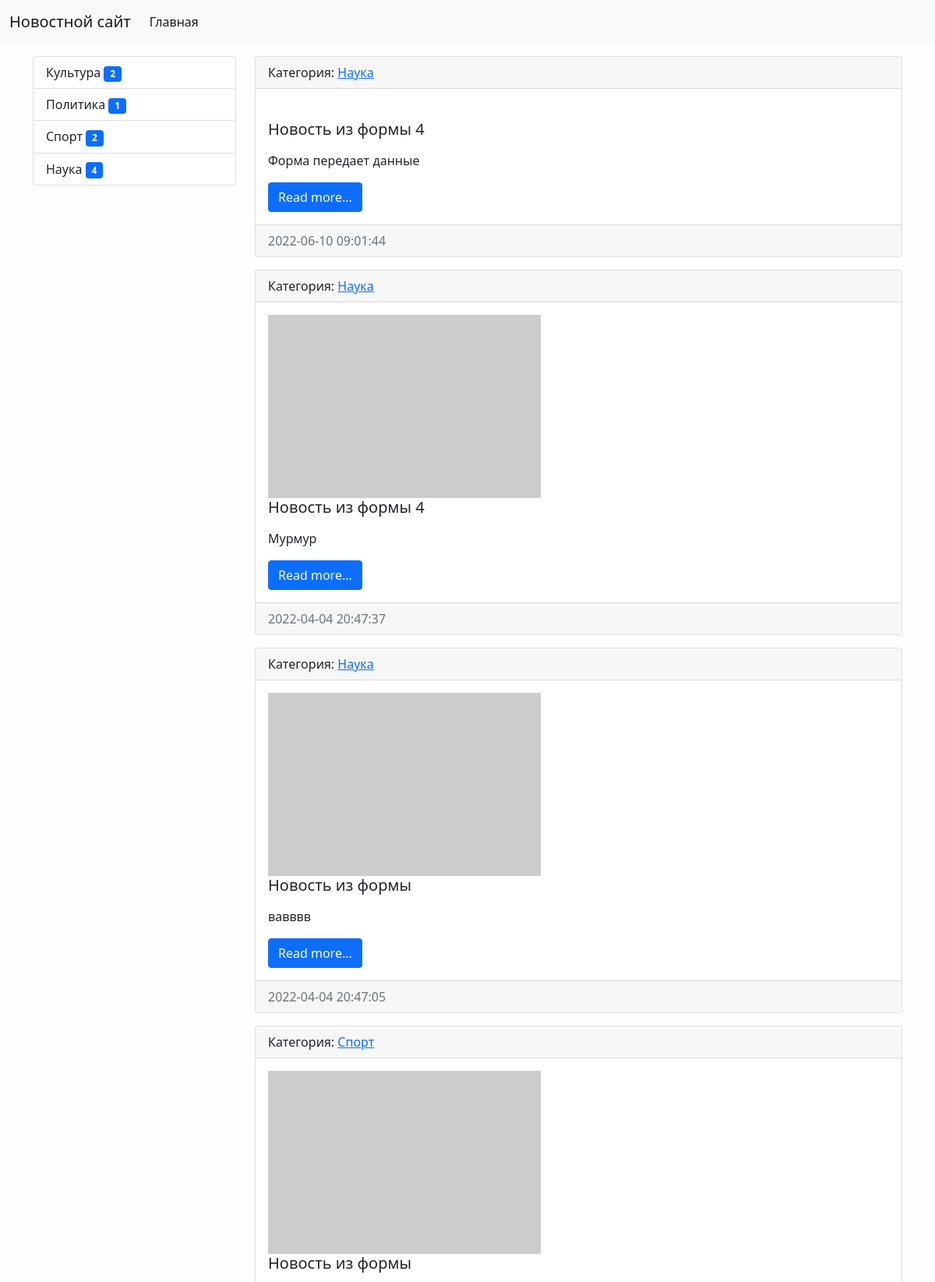
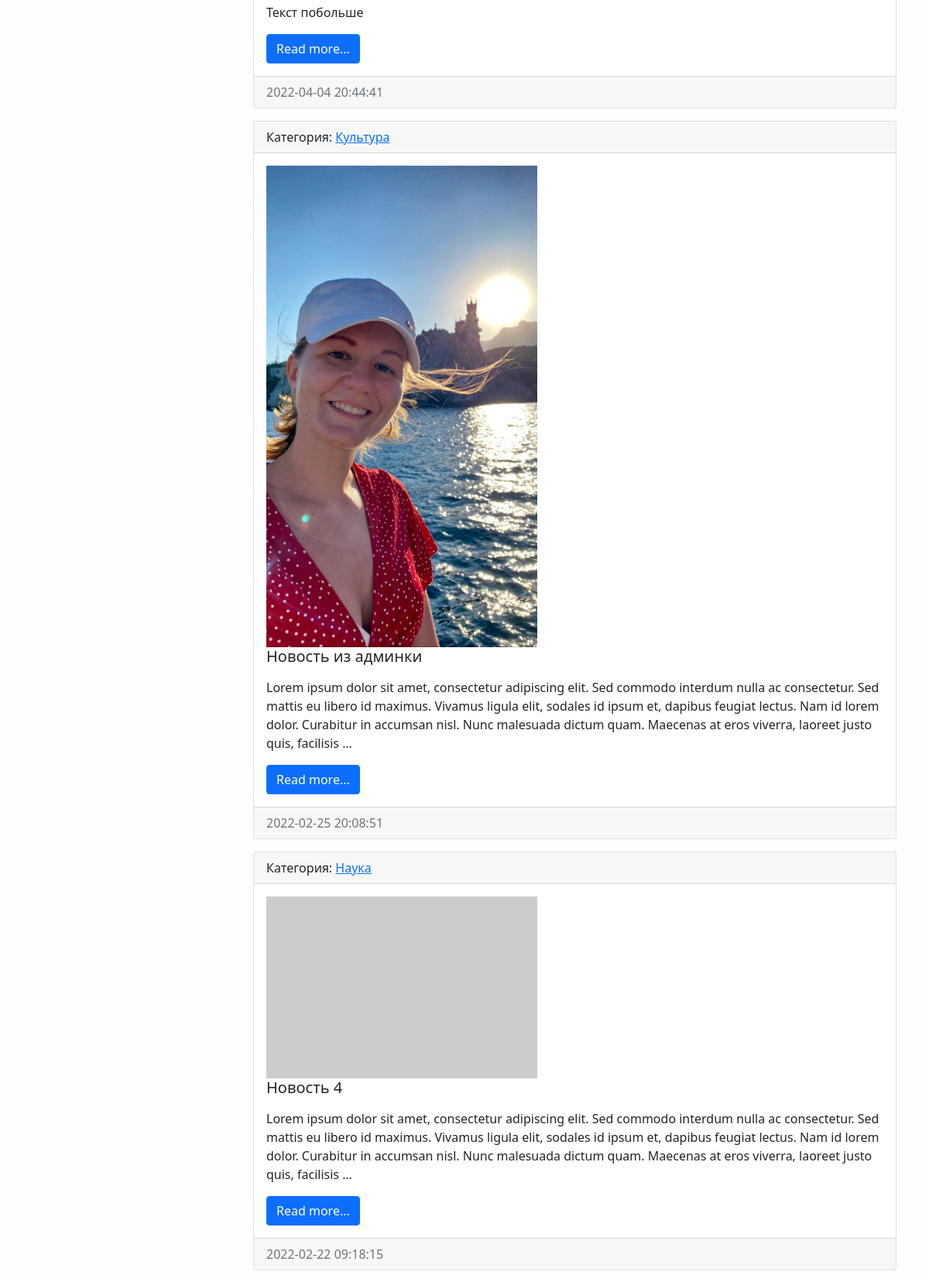
The page / (upper part) on the database its author committed (2 pictures, top to bottom).
### news/models.py (models this page shows, shortened)
class Category(models.Model):
    title = models.CharField(max_length=150, db_index=True, verbose_name='Наименование категории')
    def __str__(self):
        return self.title
    def get_absolute_url(self):
        return reverse('category', kwargs={'category_id': self.pk})
    class Meta:
        verbose_name = 'Категория'
        verbose_name_plural = 'Категории'
        ordering = ['title']

class News(models.Model):
    title = models.CharField(max_length=150, verbose_name='Наименование')
    content = models.TextField(blank=True, verbose_name='Контент')
    created_at = models.DateTimeField(auto_now_add=True, verbose_name='Дата публикации')
    updated_at = models.DateTimeField(auto_now=True, verbose_name='Обновлено')
    photo = models.ImageField(upload_to='photos/%Y/%m/%d/', verbose_name='Фото', blank=True)
    is_published = models.BooleanField(default=True, verbose_name='Опубликовано')
    category = models.ForeignKey('Category', on_delete=models.PROTECT, verbose_name='Категория', related_name='get_news')
    views = models.IntegerField(default=0)
    def get_absolute_url(self):
        return reverse('view_news', kwargs={'pk': self.pk})
    class Meta:
        verbose_name = 'Новость'
        verbose_name_plural = 'Новости'
        ordering = ['-created_at']

### news/views.py (the view)
# urls.py: path('', HomeNews.as_view(), name='home'),
class HomeNews(ListView):
    model = News
    template_name = 'news/home_news_list.html'
    context_object_name = 'news'
    def get_context_data(self, *, object_list=None, **kwargs):
        context = super().get_context_data(**kwargs)
        context['title'] = 'Главная страница'
        return context
    def get_queryset(self):
        return News.objects.filter(is_published=True).select_related('category')

### news/templatetags/news_tags.py (called while the page is built)
@register.inclusion_tag('news/list_categories.html')
def show_categories(arg1='hello', arg2='world'):
    categories = Category.objects.annotate(cnt=Count('get_news')).filter(cnt__gt=0)
    return {"categories": categories, "arg1": arg1, "arg2": arg2}

### news/templates/news/home_news_list.html (shortened to what this page needs)
{% extends 'base.html' %}
{% block sidebar %}
{% include 'inc/_sidebar.html' %}
{% endblock %}
{% block content %}
{% for item in news %}
<div class="card mb-3">
    <div class="card-header">
        Категория: <a href="{{ item.category.get_absolute_url }}">{{ item.category }}</a>
    </div>
    <div class="card-body">
        <div class="media">
            {% if item.photo %}
                <img src="{{ item.photo.url }}" alt="" width="350" class="mr-3" >
            {% else %}
                <img src="https://picsum.photos/seed/picsum/350/235" alt="" class="mr-3">
            {% endif %}
            <div class="media-body">
                <h5 class="card-title">{{ item.title }}</h5>
                <p class="card-text">{{ item.content|linebreaks|truncatewords:50 }}</p>
                <a href="{{ item.get_absolute_url }}" class="btn btn-primary">Read more...</a>
            </div>
        </div>
    </div>
    <div class="card-footer text-muted">
        {{ item.created_at|date:"Y-m-d H:i:s" }}
    </div>
</div>
{% endfor %}
{% endblock %}

### news/templates/news/list_categories.html
<div class="list-group">
    {% for item in categories %}
        <a href="{{ item.get_absolute_url }}" class="list-group-item list-group-item-action">{{ item.title }}
        <span class="badge bg-primary">{{ item.cnt }}</span></a>
    {% endfor %}
</div>

### mysite/static/css/style.css (style rules this page uses)
body { background-color: #fefefe; }

### rows shown on the page
Category: title "Культура", cnt "2"
Category: title "Политика", cnt "1"
Category: title "Спорт", cnt "2"
Category: title "Наука", cnt "4"
News: category "Наука", title "Новость из формы 4", content "Форма передает данные", created_at "2022-06-10 09:01:44"
News: category "Наука", title "Новость из формы 4", content "Мурмур", created_at "2022-04-04 20:47:37"
News: category "Наука", title "Новость из формы", content "вавввв", created_at "2022-04-04 20:47:05"
News: category "Спорт", title "Новость из формы", content "Текст побольше", created_at "2022-04-04 20:44:41"
News: category "Культура", photo (picture), title "Новость из админки", content "Lorem ipsum dolor sit amet, consectetur adipiscing elit. Sed commodo interdum nulla ac consectetur. Sed mattis eu libero id maximus. Vivamus ligula elit, sodales id ipsum et, dapibus feugiat lectus. Nam id lorem dolor. Curabitur in accumsan nisl. Nunc malesuada dictum quam. Maecenas at eros viverra, laoreet justo quis, facilisis …", created_at "2022-02-25 20:08:51"
News: category "Наука", title "Новость 4", content "Lorem ipsum dolor sit amet, consectetur adipiscing elit. Sed commodo interdum nulla ac consectetur. Sed mattis eu libero id maximus. Vivamus ligula elit, sodales id ipsum et, dapibus feugiat lectus. Nam id lorem dolor. Curabitur in accumsan nisl. Nunc malesuada dictum quam. Maecenas at eros viverra, laoreet justo quis, facilisis …", created_at "2022-02-22 09:18:15"
